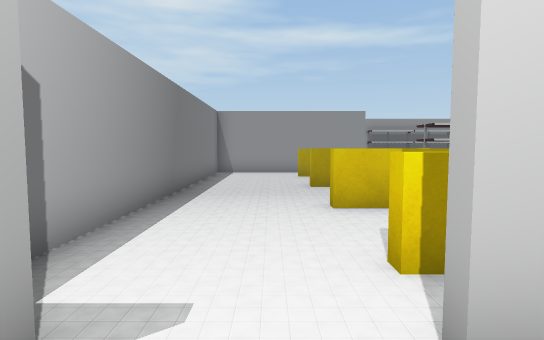
[1] (above)

19 first-person views from a walk through a 3-D level made in the Unity game engine. The camera is 1.43 m above the floor, tilts 4° down and sees 80° across. The floor is counted in squares, 1.27 m on a side. Each view is taken from the middle of a square. On the plan, view 1 faces up. The plan holds only what a view shows up to about 13 squares ahead; the rest is blank. The player character is not drawn. Some surface patterns are stand-ins.

[2]
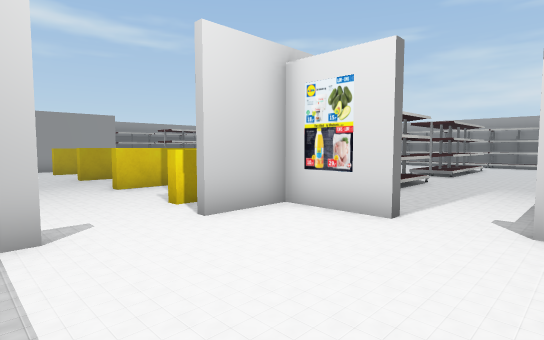

[3]
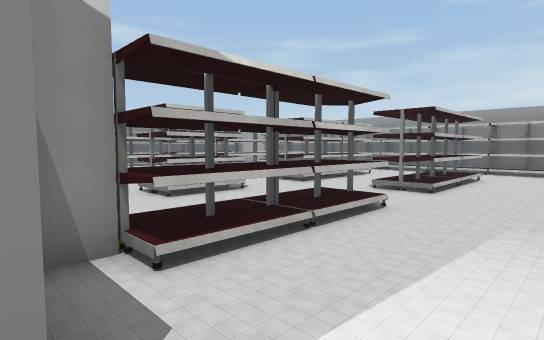

[4]
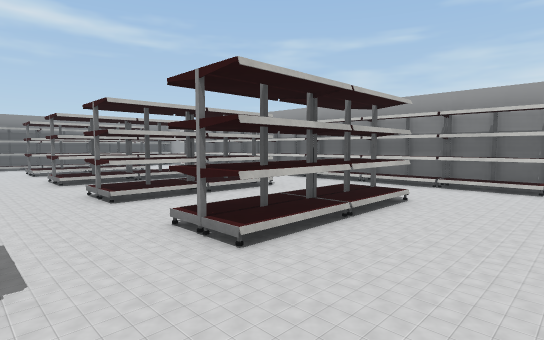

[5]
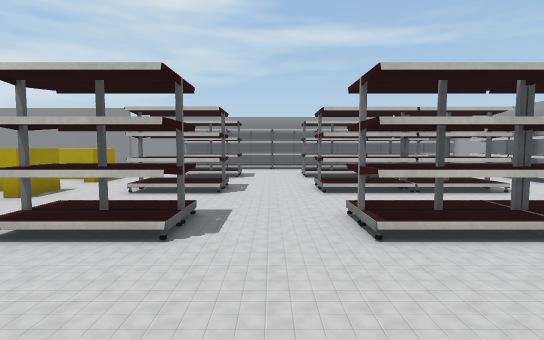

[6]
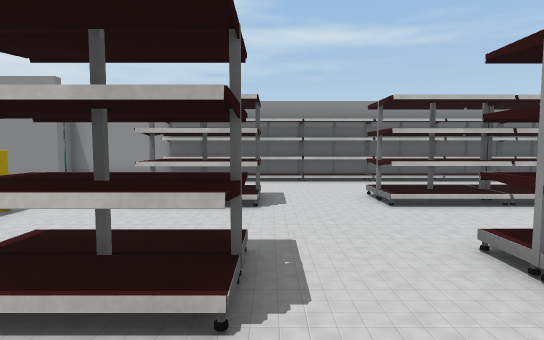

[7]
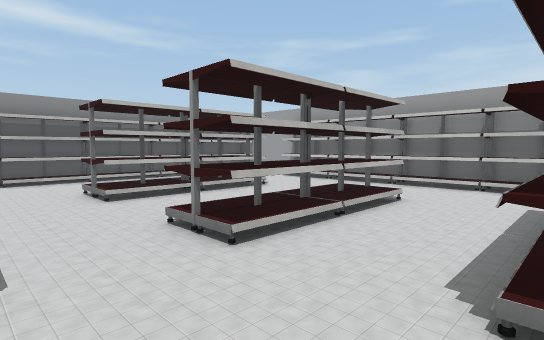

[8]
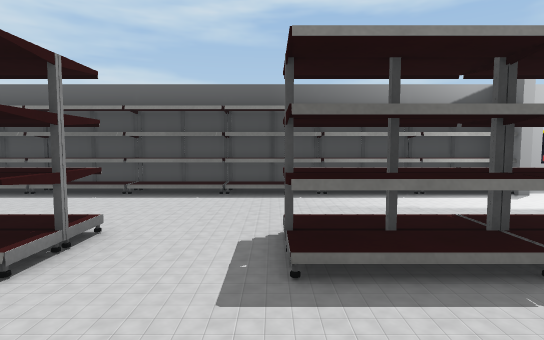

[9]
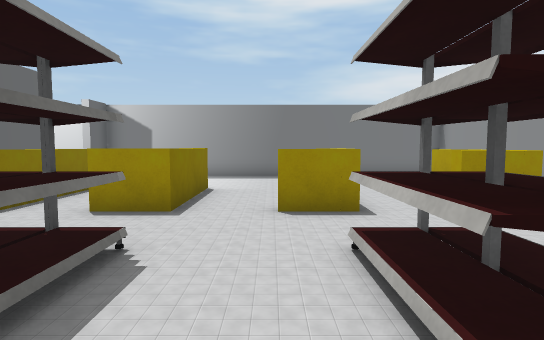

[10]
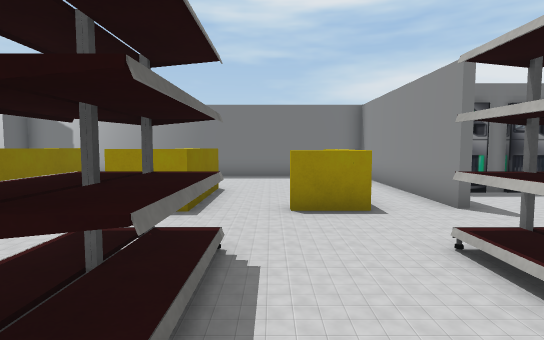

[11]
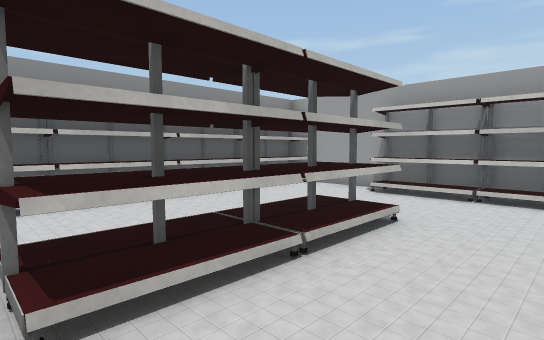

[12]
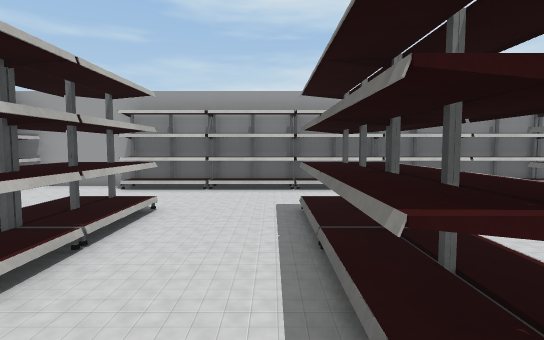

[13]
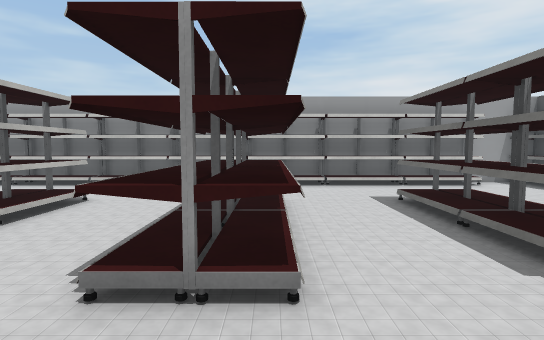

[14]
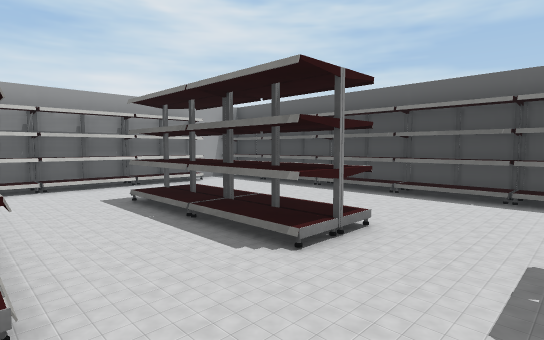

[15]
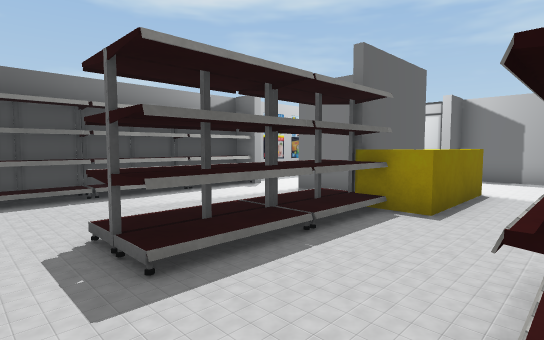

[16]
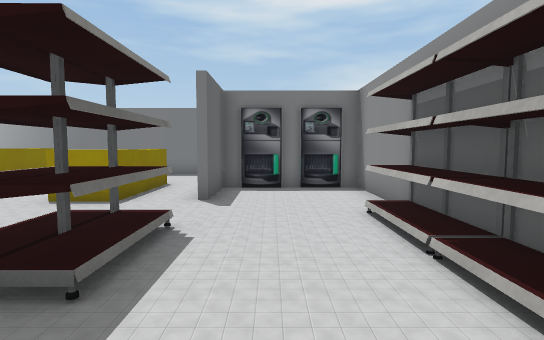

[17]
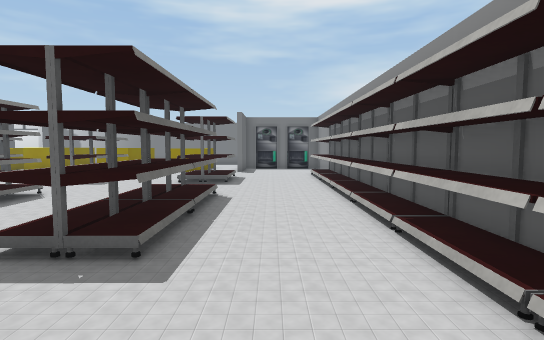

[18]
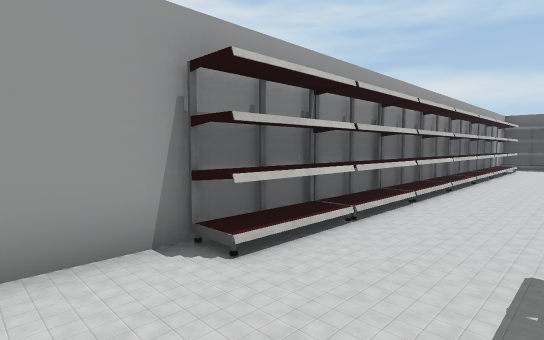

[19]
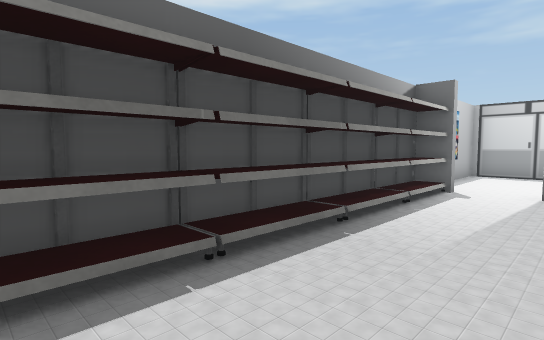

### Floor plan
Ten units are one square. View 1 is at (0, 0); x grows to the right and y downward. Boxes are objects, and circles mark ways between rooms. Rooms are numbered by the first view taken in them; rooms with no view inside come last. Other rooms are left out.
<svg viewBox="-29 -190 229 230">
<path fill="none" stroke="#000" d="M-12 -15 -18 -15M29 9 29 -15 9 -15M-24 -11 -24 34 22 34M41 -144 -24 -144 -24 -17 -12 -17M32 -9 32 7M9 -17 36 -17M32 24 32 34 194 34 194 -184 19 -184 19 -146 41 -146"/>
<rect x="5" y="-35" width="40" height="20" fill="#bbb"><title>other object</title></rect>
<rect x="5" y="-65" width="40" height="20" fill="#bbb"><title>other object</title></rect>
<rect x="5" y="-95" width="40" height="20" fill="#bbb"><title>other object</title></rect>
<rect x="5" y="-135" width="40" height="20" fill="#bbb"><title>other object</title></rect>
<rect x="5" y="-165" width="20" height="20" fill="#bbb"><title>other object</title></rect>
<rect x="35" y="25" width="20" height="10" fill="#bbb"><title>shelf</title></rect>
<rect x="45" y="-15" width="30" height="10" fill="#bbb"><title>shelf</title></rect>
<rect x="45" y="-25" width="30" height="10" fill="#bbb"><title>shelf</title></rect>
<rect x="55" y="25" width="30" height="10" fill="#bbb"><title>shelf</title></rect>
<rect x="55" y="-185" width="30" height="10" fill="#bbb"><title>shelf</title></rect>
<rect x="65" y="-55" width="20" height="10" fill="#bbb"><title>shelf</title></rect>
<rect x="65" y="-65" width="20" height="10" fill="#bbb"><title>shelf</title></rect>
<rect x="65" y="-95" width="20" height="10" fill="#bbb"><title>shelf</title></rect>
<rect x="65" y="-105" width="20" height="10" fill="#bbb"><title>shelf</title></rect>
<rect x="65" y="-135" width="20" height="10" fill="#bbb"><title>shelf</title></rect>
<rect x="65" y="-145" width="20" height="10" fill="#bbb"><title>shelf</title></rect>
<rect x="75" y="-15" width="20" height="10" fill="#bbb"><title>shelf</title></rect>
<rect x="75" y="-25" width="20" height="10" fill="#bbb"><title>shelf</title></rect>
<rect x="85" y="25" width="20" height="10" fill="#bbb"><title>shelf</title></rect>
<rect x="85" y="-185" width="20" height="10" fill="#bbb"><title>shelf</title></rect>
<rect x="105" y="25" width="20" height="10" fill="#bbb"><title>shelf</title></rect>
<rect x="105" y="-15" width="30" height="10" fill="#bbb"><title>shelf</title></rect>
<rect x="105" y="-25" width="30" height="10" fill="#bbb"><title>shelf</title></rect>
<rect x="105" y="-55" width="30" height="10" fill="#bbb"><title>shelf</title></rect>
<rect x="105" y="-65" width="30" height="10" fill="#bbb"><title>shelf</title></rect>
<rect x="105" y="-95" width="30" height="10" fill="#bbb"><title>shelf</title></rect>
<rect x="105" y="-105" width="30" height="10" fill="#bbb"><title>shelf</title></rect>
<rect x="105" y="-135" width="30" height="10" fill="#bbb"><title>shelf</title></rect>
<rect x="105" y="-145" width="30" height="10" fill="#bbb"><title>shelf</title></rect>
<rect x="105" y="-185" width="20" height="10" fill="#bbb"><title>shelf</title></rect>
<rect x="125" y="25" width="20" height="10" fill="#bbb"><title>shelf</title></rect>
<rect x="125" y="-185" width="20" height="10" fill="#bbb"><title>shelf</title></rect>
<rect x="135" y="-15" width="30" height="10" fill="#bbb"><title>shelf</title></rect>
<rect x="135" y="-25" width="30" height="10" fill="#bbb"><title>shelf</title></rect>
<rect x="135" y="-55" width="30" height="10" fill="#bbb"><title>shelf</title></rect>
<rect x="135" y="-65" width="30" height="10" fill="#bbb"><title>shelf</title></rect>
<rect x="135" y="-95" width="30" height="10" fill="#bbb"><title>shelf</title></rect>
<rect x="135" y="-105" width="30" height="10" fill="#bbb"><title>shelf</title></rect>
<rect x="135" y="-135" width="30" height="10" fill="#bbb"><title>shelf</title></rect>
<rect x="135" y="-145" width="30" height="10" fill="#bbb"><title>shelf</title></rect>
<rect x="145" y="25" width="30" height="10" fill="#bbb"><title>shelf</title></rect>
<rect x="145" y="-185" width="30" height="10" fill="#bbb"><title>shelf</title></rect>
<rect x="175" y="25" width="20" height="10" fill="#bbb"><title>shelf</title></rect>
<rect x="175" y="-185" width="20" height="10" fill="#bbb"><title>shelf</title></rect>
<rect x="185" y="-15" width="10" height="30" fill="#bbb"><title>shelf</title></rect>
<rect x="185" y="-35" width="10" height="20" fill="#bbb"><title>shelf</title></rect>
<rect x="185" y="-55" width="10" height="20" fill="#bbb"><title>shelf</title></rect>
<rect x="185" y="-85" width="10" height="30" fill="#bbb"><title>shelf</title></rect>
<rect x="185" y="-105" width="10" height="20" fill="#bbb"><title>shelf</title></rect>
<rect x="185" y="-125" width="10" height="20" fill="#bbb"><title>shelf</title></rect>
<rect x="185" y="-155" width="10" height="30" fill="#bbb"><title>shelf</title></rect>
<circle cx="-5" cy="-20" r="3" fill="#2a7"/>
<circle cx="30" cy="15" r="3" fill="#2a7"/>
<text x="0" y="10">1</text>
<text x="90" y="-80">2</text>
</svg>
Room 1 opens to room 2.

Where each view was taken, in squares from view 1:
view 1: 0 up, 0 right, facing up
view 2: 3 down, 2 left, facing up-right
view 3: 2 down, 3 right, facing up-right
view 4: 2 down, 9 right, facing up-right
view 5: 1 up, 10 right, facing up
view 6: 7 up, 9 right, facing up
view 7: 6 up, 9 right, facing up-right
view 8: 5 up, 9 right, facing down
view 9: 8 up, 10 right, facing left
view 10: 11 up, 10 right, facing left
view 11: 11 up, 11 right, facing up-right
view 12: 11 up, 10 right, facing right
view 13: 5 up, 9 right, facing right
view 14: 5 up, 9 right, facing down-right
view 15: 5 up, 10 right, facing down-left
view 16: 16 up, 11 right, facing left
view 17: 16 up, 19 right, facing left
view 18: 17 up, 16 right, facing down-right
view 19: 0 up, 12 right, facing down-left
